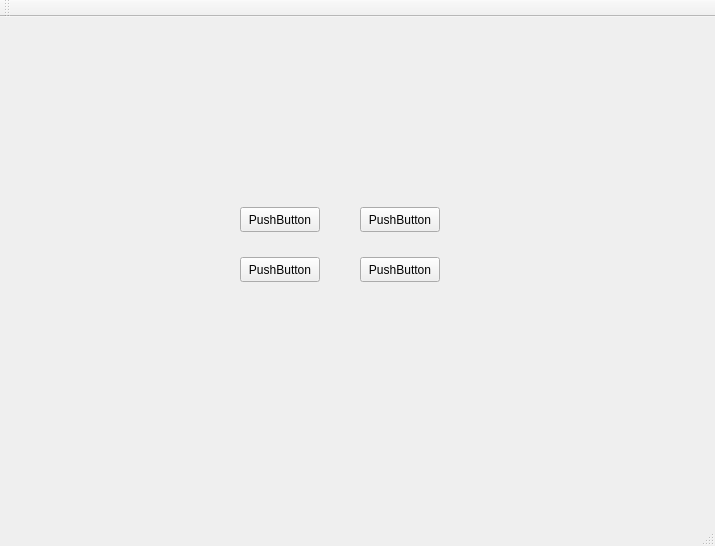
<?xml version="1.0" encoding="UTF-8"?>
<ui version="4.0">
 <class>Monitor</class>
 <widget class="QMainWindow" name="Monitor">
  <property name="geometry">
   <rect>
    <x>0</x>
    <y>0</y>
    <width>715</width>
    <height>546</height>
   </rect>
  </property>
  <property name="windowTitle">
   <string>Monitor</string>
  </property>
  <widget class="QWidget" name="centralWidget">
   <widget class="QPushButton" name="pushButton">
    <property name="geometry">
     <rect>
      <x>240</x>
      <y>190</y>
      <width>80</width>
      <height>25</height>
     </rect>
    </property>
    <property name="text">
     <string>PushButton</string>
    </property>
   </widget>
   <widget class="QPushButton" name="pushButton_2">
    <property name="geometry">
     <rect>
      <x>360</x>
      <y>190</y>
      <width>80</width>
      <height>25</height>
     </rect>
    </property>
    <property name="text">
     <string>PushButton</string>
    </property>
   </widget>
   <widget class="QPushButton" name="pushButton_3">
    <property name="geometry">
     <rect>
      <x>360</x>
      <y>240</y>
      <width>80</width>
      <height>25</height>
     </rect>
    </property>
    <property name="text">
     <string>PushButton</string>
    </property>
   </widget>
   <widget class="QPushButton" name="pushButton_4">
    <property name="geometry">
     <rect>
      <x>240</x>
      <y>240</y>
      <width>80</width>
      <height>25</height>
     </rect>
    </property>
    <property name="text">
     <string>PushButton</string>
    </property>
   </widget>
  </widget>
  <widget class="QMenuBar" name="menuBar">
   <property name="geometry">
    <rect>
     <x>0</x>
     <y>0</y>
     <width>715</width>
     <height>25</height>
    </rect>
   </property>
  </widget>
  <widget class="QToolBar" name="mainToolBar">
   <attribute name="toolBarArea">
    <enum>TopToolBarArea</enum>
   </attribute>
   <attribute name="toolBarBreak">
    <bool>false</bool>
   </attribute>
  </widget>
  <widget class="QStatusBar" name="statusBar"/>
 </widget>
 <layoutdefault spacing="6" margin="11"/>
 <resources/>
 <connections/>
</ui>
